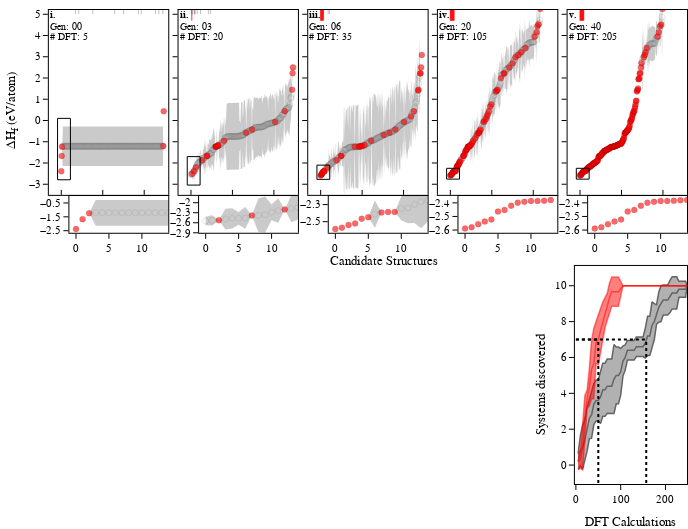

The code cell stored with this chart in its notebook:
### Markdown cell above
# Display Figure

### Code cell
my_plotly_plot(
    figure=fig,
    plot_name="TEST_main_AL_plot",
    write_html=True,
    write_png=True,
    png_scale=1.0,
    write_pdf=True,
    write_svg=False,
    try_orca_write=False,
    )
